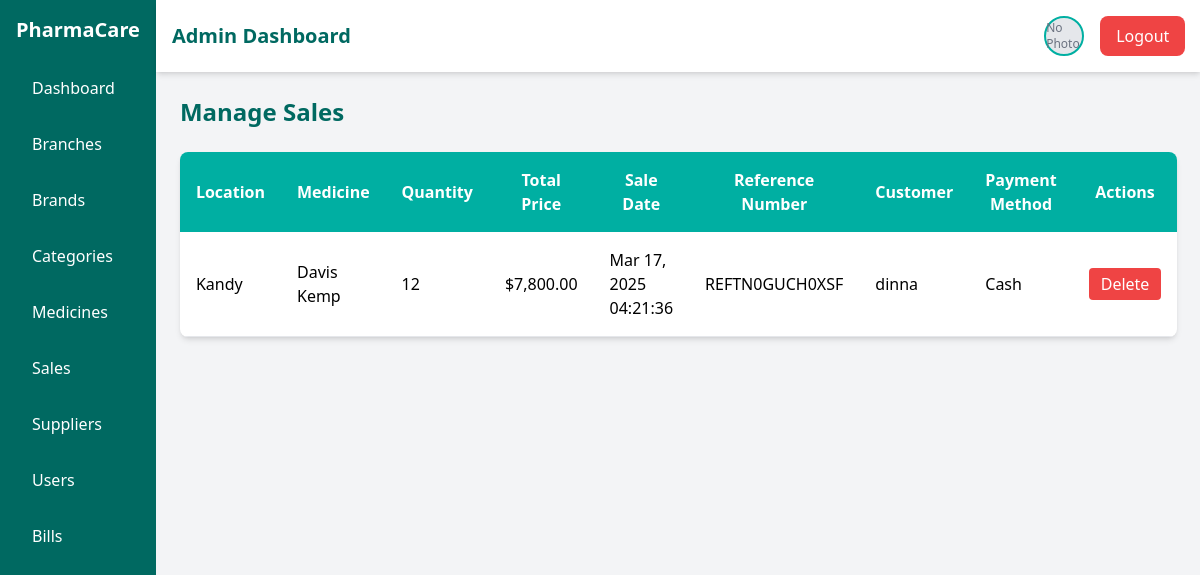
Screenshot of /admin/viewSales.php (signed in) with the database file from the repository.
### tables this page shows
CREATE TABLE `sales` (
  `id` int(11) NOT NULL,
  `branch_id` int(11) NOT NULL,
  `medicine_id` int(11) NOT NULL,
  `quantity` int(11) NOT NULL,
  `customer` varchar(255) NOT NULL,
  `payment` enum('Cash','Credit Card','Online Payment','') NOT NULL,
  `total_price` decimal(10,2) NOT NULL,
  `sale_date` timestamp NOT NULL DEFAULT current_timestamp(),
  `reference_number` varchar(100) NOT NULL
);

CREATE TABLE `branches` (
  `branch_id` int(11) NOT NULL,
  `location` varchar(255) NOT NULL,
  `contact_number` varchar(15) NOT NULL,
  `address` text NOT NULL,
  `created_at` timestamp NOT NULL DEFAULT current_timestamp()
);

CREATE TABLE `medicines` (
  `medicine_id` int(11) NOT NULL,
  `medicine_name` varchar(100) NOT NULL,
  `description` text DEFAULT NULL,
  `price` decimal(10,2) NOT NULL,
  `quantity` int(11) NOT NULL,
  `expiry_date` date NOT NULL,
  `supplier_id` int(11) NOT NULL,
  `status` enum('in stock','out of stock') DEFAULT 'in stock',
  `timestamp` timestamp NOT NULL DEFAULT current_timestamp(),
  `category_id` int(11) NOT NULL,
  `brand_id` int(11) NOT NULL
);

### admin/viewSales.php (the view, shortened to what this page needs)
<?php
include '../dbconn.php';
$query = "SELECT sales.*,
            branches.location,
            medicines.medicine_name
          FROM sales
          LEFT JOIN branches ON sales.branch_id = branches.branch_id
          LEFT JOIN medicines ON sales.medicine_id = medicines.medicine_id";
$result = $conn->query($query);
?>
<!DOCTYPE html>
<html lang="en">
<head>
    <script src="https://cdn.tailwindcss.com"></script>
</head>
<body class="bg-gray-100 flex flex-col min-h-screen">
    <div class="flex flex-1">
        <?php include "include/sidebar.php"; ?>
        <main class="flex-1 flex flex-col">
            <?php include "include/navbar.php"; ?>
            <div class="p-6 flex-1">
                <h1 class="text-2xl font-bold text-primary-700 mb-6">Manage Sales</h1>
                <table class="w-full bg-white rounded-lg shadow-md overflow-hidden">
                    <thead class="bg-primary-500 text-white">
                        <tr>
                            <th class="p-4">Location</th>
                            <th class="p-4">Medicine</th>
                            <th class="p-4">Quantity</th>
                            <th class="p-4">Total Price</th>
                            <th class="p-4">Sale Date</th>
                            <th class="p-4">Reference Number</th>
                            <th class="p-4">Customer</th>
                            <th class="p-4">Payment Method</th>
                            <th class="p-4">Actions</th>
                        </tr>
                    </thead>
                    <tbody>
                        <?php while ($row = $result->fetch_assoc()): ?>
                            <tr class="border-b">
                                <td class="p-4"> <?= htmlspecialchars($row['location'] ?? 'N/A') ?> </td>
                                <td class="p-4"> <?= htmlspecialchars($row['medicine_name'] ?? 'N/A') ?> </td>
                                <td class="p-4"> <?= htmlspecialchars($row['quantity']) ?> </td>
                                <td class="p-4"> $<?= number_format($row['total_price'], 2) ?> </td>
                                <td class="p-4"> <?= date('M j, Y H:i:s', strtotime($row['sale_date'])) ?> </td>
                                <td class="p-4"> <?= htmlspecialchars($row['reference_number']) ?> </td>
                                <td class="p-4"> <?= htmlspecialchars($row['customer'] ?? 'N/A') ?> </td>
                                <td class="p-4"> <?= htmlspecialchars($row['payment']) ?> </td>
                                <td class="p-4">
                                    <button onclick="confirmDelete(<?= $row['id'] ?>)" class="bg-red-500 text-white px-3 py-1 rounded">Delete</button>
                                </td>
                            </tr>
                        <?php endwhile; ?>
                    </tbody>
                </table>
            </div>
        </main>
    </div>
</body>
</html>

### rows the page displays
sales: branch.location "Kandy", medicine.medicine_name "Davis Kemp", quantity "12", total_price "7,800.00", sale_date "Mar 17, 2025 04:21:36", reference_number "REFTN0GUCH0XSF", customer "dinna", payment "Cash"
